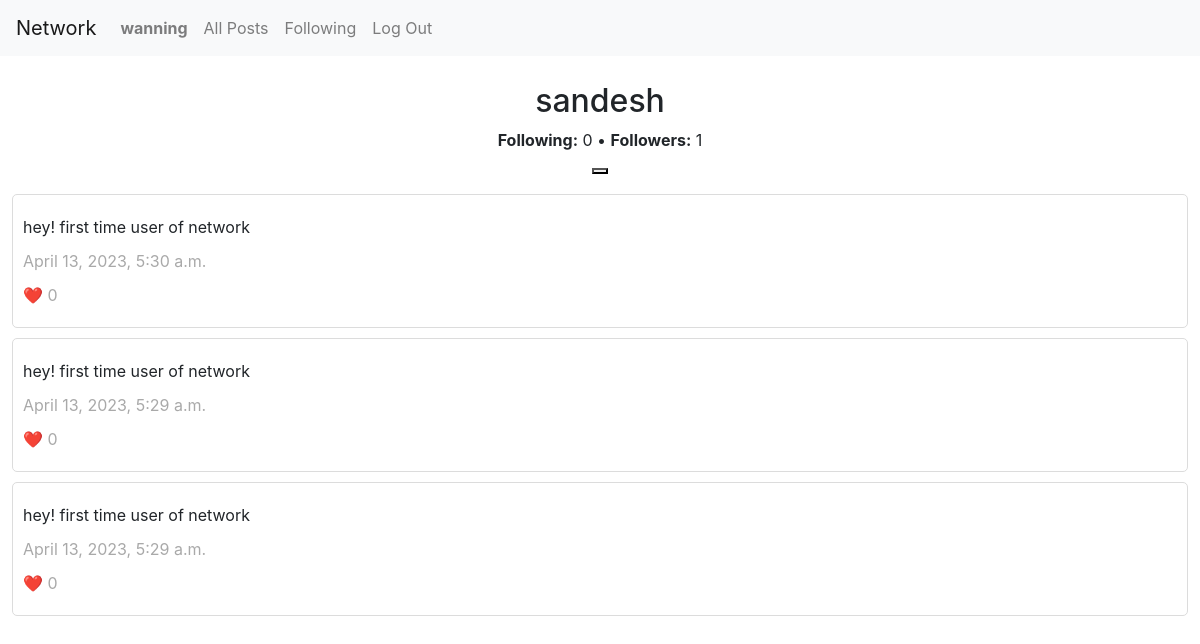
The app's page /users/2 (signed in) with its own data.
### network/models.py (models this page shows, shortened)
class User(AbstractUser):
    following = models.ManyToManyField("self", blank=True, symmetrical=False, related_name="followers")

class Post(models.Model):
    author = models.ForeignKey("User", on_delete=models.CASCADE, related_name="posts")
    content = models.TextField(blank=True)
    timestamp = models.DateTimeField(auto_now_add=True)
    likes = models.ManyToManyField("User", related_name="liked_posts", blank=True, null=True)

### network/views.py (the view)
# urls.py: path("users/<int:userId>", views.users, name="users"),
def users(request, userId):
    user = User.objects.get(pk=userId)
    return render(request, "network/user.html", {
        "userProfile": user,
        "posts": user.posts.all().order_by("-timestamp").all(),
        "followers": user.followers.all()
    })

### network/templates/network/user.html (shortened to what this page needs)
{% extends "network/layout.html" %}
{% load static %}
{% block body %}
    <div class="user-info" id="{{ user.id }}">
        <h2>{{ userProfile }}</h2>
        <p><strong>Following:</strong> <span class="following-count">{{ userProfile.following.count }}</span> • <strong>Followers:</strong> <span class="follower-count">{{ userProfile.followers.count }}</span></p>
        {% if user != userProfile %}
        <button class="follow"></button>
        {% endif %}
    </div>
    {% for post in posts %}
        <div class="post">
            <p class="post-content">{{ post.content }}</p>
            <p class="post-time">{{ post.timestamp }}</p>
            <p class="post-likes">❤️ {{ post.likes.count }}</p>
        </div>
    {% empty %}
        <div class="nothing">
            <div>Unfortunately, nothing to show here.</div>
        </div>
    {% endfor %}
{% endblock %}

### network/templates/network/layout.html (shortened to what this page needs)
{% load static %}
<!DOCTYPE html>
<html lang="en">
    <head>
        <link rel="stylesheet" href="https://stackpath.bootstrapcdn.com/bootstrap/4.4.1/css/bootstrap.min.css">
        <link href="{% static 'network/styles.css' %}" rel="stylesheet">
    </head>
    <body>
        <nav class="navbar navbar-expand-lg navbar-light bg-light">
            <a class="navbar-brand" href="{% url 'index' %}">Network</a>
            <div>
              <ul class="navbar-nav mr-auto">
                {% if user.is_authenticated %}
                    <li class="nav-item">
                        <a class="nav-link" href="{% url 'users' user.id %}"><strong>{{ user.username }}</strong></a>
                    </li>
                {% endif %}
                <li class="nav-item">
                  <a class="nav-link" href="{% url 'index' %}">All Posts</a>
                </li>
                {% if user.is_authenticated %}
                    <li class="nav-item">
                        <a class="nav-link" href="#">Following</a>
                    </li>
                    <li class="nav-item">
                        <a class="nav-link" href="{% url 'logout' %}">Log Out</a>
                    </li>
                {% endif %}
              </ul>
            </div>
          </nav>
        <div class="body">
            {% block body %}
            {% endblock %}
        </div>
    </body>
</html>

### network/static/network/styles.css (style rules this page uses)
.body { margin: 0 1vw; }
.body > div { border: 1px solid gainsboro; border-radius: 5px; margin-bottom: 10px; padding: 10px; }
.post > p { margin: 10px 0; }
.post-time, .post-likes { color: darkgray; }
.user-info { border: none !important; display: flex; flex-direction: column; align-items: center; }

### records on screen
User: username "wanning"
User: username "sandesh", following.count "0", followers.count "1"
Post: content "hey! first time user of network", timestamp "April 13, 2023, 5:30 a.m.", likes.count "0"
Post: content "hey! first time user of network", timestamp "April 13, 2023, 5:29 a.m.", likes.count "0"
Post: content "hey! first time user of network", timestamp "April 13, 2023, 5:29 a.m.", likes.count "0"
